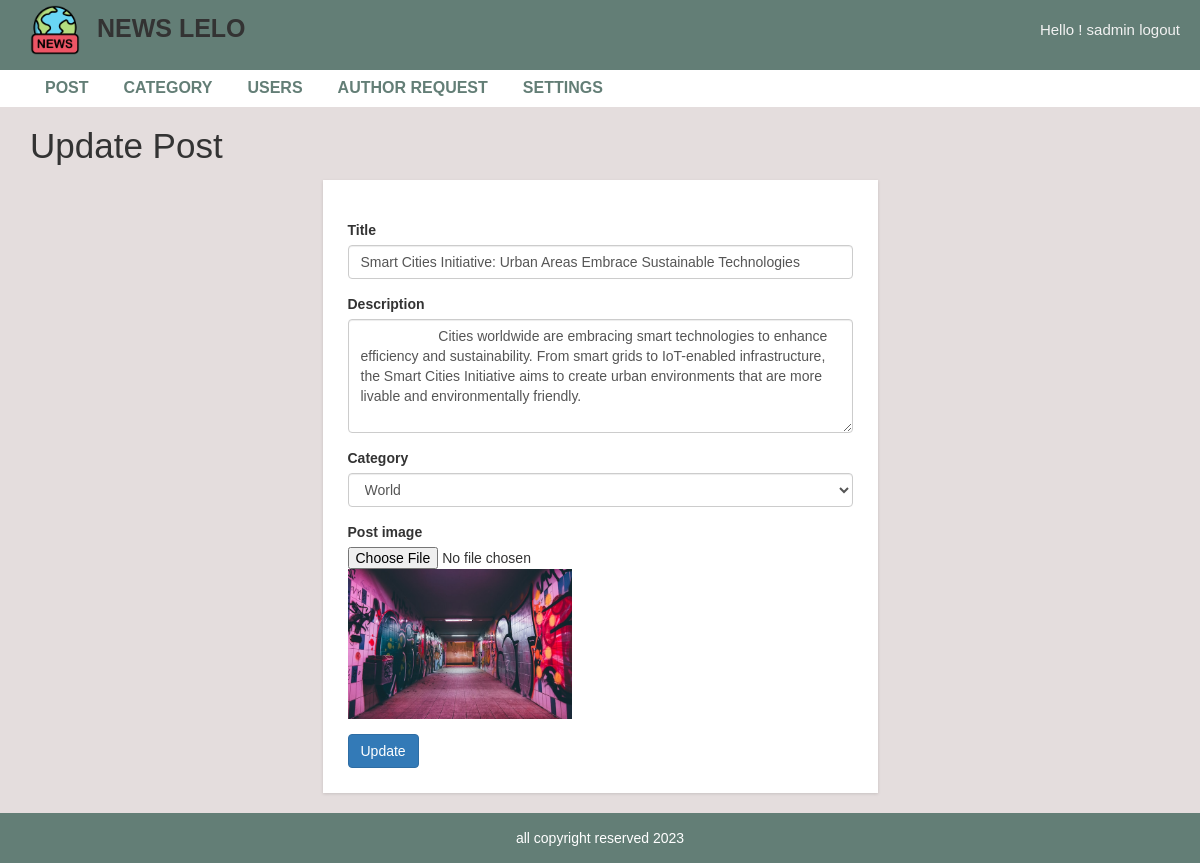
Screenshot of /admin/update-post.php?id=12&catid=1 (signed in) with the database file from the repository.
### tables this page shows
CREATE TABLE `settings` (
  `id` int NOT NULL,
  `title` varchar(255) DEFAULT NULL,
  `footer` varchar(255) DEFAULT NULL,
  `logo` varchar(255) DEFAULT NULL
);

CREATE TABLE `post` (
  `post_id` int NOT NULL,
  `title` varchar(255) DEFAULT NULL,
  `description` text,
  `category` int DEFAULT NULL,
  `post_date` varchar(20) DEFAULT NULL,
  `author` int DEFAULT NULL,
  `post_img` varchar(255) DEFAULT NULL
);

CREATE TABLE `category` (
  `category_id` int NOT NULL,
  `category_name` varchar(255) DEFAULT NULL,
  `post` int DEFAULT '0'
);

### admin/update-post.php (the view, shortened to what this page needs)
<?php include "header.php";
if(isset($_GET['id'])){
    $id = $_GET['id'];
    $sql="select * from post where post_id={$id}";
    $result=mysqli_query($conn,$sql) or die("did not fetched data");
    if(mysqli_num_rows($result)==1){
        $row = mysqli_fetch_array($result);
    }else{
        echo "Have more than one row";
    }
?>
<div id="admin-content">
  <div class="container">
  <div class="row">
    <div class="col-md-12">
        <h1 class="admin-heading">Update Post</h1>
    </div>
    <div class="col-md-offset-3 col-md-6">
        <form action="update-save.php" method="POST" enctype="multipart/form-data" autocomplete="off">
            <div class="form-group">
                <label for="exampleInputTile">Title</label>
                <input type="text" name="post_title"  class="form-control" id="exampleInputUsername" value="<?php echo $row['title'];?>">
            </div>
            <div class="form-group">
                <label for="exampleInputPassword1"> Description</label>
                <textarea name="postdesc" class="form-control"  required rows="5">
                    <?php echo $row['description'];?>
                </textarea>
            </div>
            <div class="form-group">
                <label for="exampleInputCategory">Category</label>
                <select class="form-control" name="category">
                <?php
                    $sql1="select * from category";
                    $result1=mysqli_query($conn,$sql1);
                    if(mysqli_num_rows($result1)>0){
                        while($row1 = mysqli_fetch_array($result1)){
                            ?>
                            <option <?php echo $row1['category_id']==$row['category']?"selected":""?> value="<?php echo $row1['category_id']?>"><?php echo $row1['category_name']?></option>
                            <?php
                        }
                    }
                ?>
                </select>
            </div>
            <div class="form-group">
                <label for="">Post image</label>
                <input type="file" name="new-image">
                <img  src="upload/<?php echo $row['post_img']?>" height="150px">
            </div>
            <input type="submit" name="submit" class="btn btn-primary" value="Update" />
        </form>
      </div>
    </div>
  </div>
</div>
<?php
}
?>
<?php include "footer.php"; ?>

### admin/header.php (shortened to what this page needs)
<?php
include("config.php");
$sqlsettings="select * from settings";
$ressettings=mysqli_query($conn,$sqlsettings) or die("did not get the settings value");
$rowsettings=mysqli_fetch_assoc($ressettings);
?>
<!DOCTYPE html>
<html lang="en">
    <head>
        <link rel="stylesheet" href="../css/bootstrap.min.css" />
        <link rel="stylesheet" href="../css/font-awesome.css">
        <link rel="stylesheet" href="../css/style.css">
    </head>
    <body>
    <header style="margin-bottom:90px;">
        <nav>
            <div class="brand-info">
                <a href="index.php" id="logo_head"><img  src="<?php echo $rowsettings['logo']?>"> NEWS LELO</a>
            </div>
            <div class="nav-info">
                 <a href="logout.php" class="admin-logout" >Hello ! <?php echo $_SESSION['username'];?> logout</a>
            </div>
        </nav>
    </header>
        <div id="admin-menubar" style="margin-top:70px;">
            <div class="container">
                <div class="row">
                    <div class="col-md-12">
                       <ul class="admin-menu">
                            <li>
                                <a href="post.php">Post</a>
                            </li>
                            <?php
                                if($_SESSION['role']=='1'){
                            ?>
                            <li>
                                <a href="category.php">Category</a>
                            </li>
                            <li>
                                <a href="users.php">Users</a>
                            </li>
                            <li>
                                <a href="authorrequest.php">Author Request</a>
                            </li>
                            <li>
                                <a href="settings.php">Settings</a>
                            </li>
                            <?php
                                }
                            ?>
                        </ul>
                    </div>
                </div>
            </div>
        </div>

### admin/footer.php
<?php
$sqlsettings="select * from settings";
$ressettings=mysqli_query($conn,$sqlsettings) or die("did not get the settings value");
$rowsettings=mysqli_fetch_assoc($ressettings);
?>
<div id ="footer">
    <div class="container">
        <div class="row">
            <div class="col-md-12">
                <span><?php echo $rowsettings['footer'];?></span>
            </div>
        </div>
    </div>
</div>
</body>
</html>

### css/style.css (style rules this page uses)
body { background: #e4dddd; font-family: sans-serif,arial,Helvetica; --primary-color:#637E76; }
header { background-color: var(--primary-color); position:fixed; top:0; left:0; right:0; z-index:3; height: 70px; }
nav { display: flex; justify-content: space-between; margin:0 2rem; align-items: center; padding:0.5rem 0; }
#logo_head { font-size: 2.5rem; font-weight: bolder; color:#333; margin-left:1rem; }
#logo_head>img { height: 50px; margin-right:1rem; }
.nav-info { font-size:1.5rem; display: flex; gap:1rem; }
.nav-info>a { color:#f2f2f2; }
#admin-menubar { background-color: #fff; }
#admin-menubar .admin-menu { font-size: 0; }
#admin-menubar .admin-menu li { display: inline-block; margin: 0 5px 0 0; }
#admin-menubar .admin-menu li a { color: var(--primary-color); font-size: 16px; font-weight: 600; text-transform: uppercase; padding: 7px 15px; display: block; transition: all 0.3s; }
#admin-content { padding: 20px 0; min-height: 400px; }
#admin-content .admin-heading { font-size: 35px; margin: 0 0 15px; }
form { background: #fff; padding: 25px; box-shadow:0 1px 3px rgba(0, 0, 0, 0.13); }
#footer { color: #fff; padding:15px 0; text-align:center; background-color:var(--primary-color); }
a, a:hover, a:focus { text-decoration: none; outline: none; }
ul { margin:0; padding:0; list-style:none; }

### rows the page displays
settings: logo (picture), footer "all copyright reserved 2023"
post: post_title "Smart Cities Initiative: Urban Areas Embrace Sustainable Technologies", postdesc "Cities worldwide are embracing smart technologies to enhance efficiency and sustainability. From smart grids to IoT-enabled infrastructure, the Smart Cities Initiative aims to create urban environments that are more livable and environmentally friendly.", category "World", post_img (picture)

### other values shown
$_SESSION['username'] "sadmin"
